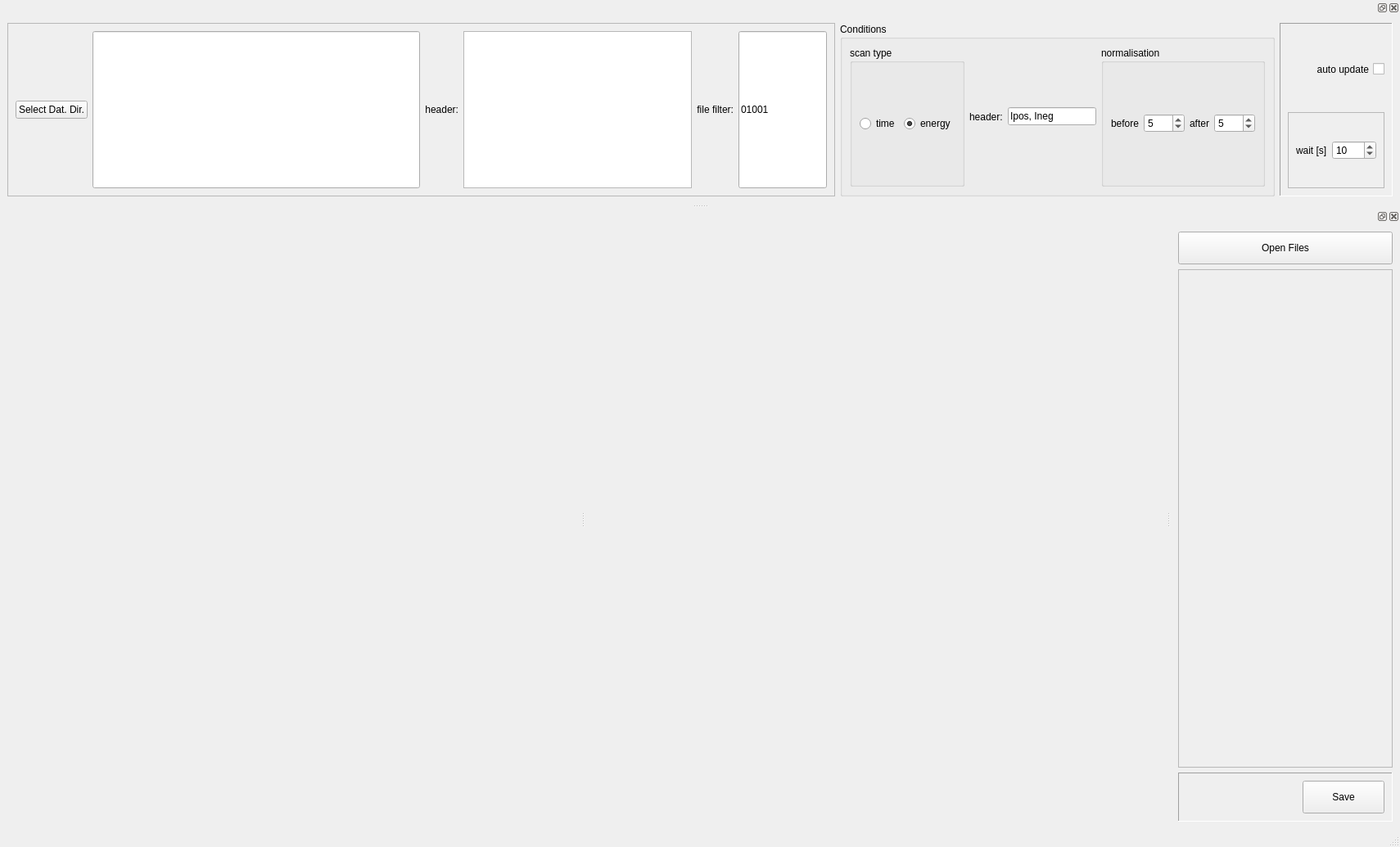
<?xml version="1.0" encoding="UTF-8"?>
<ui version="4.0">
 <class>MainWindow</class>
 <widget class="QMainWindow" name="MainWindow">
  <property name="geometry">
   <rect>
    <x>0</x>
    <y>0</y>
    <width>1710</width>
    <height>1035</height>
   </rect>
  </property>
  <property name="windowTitle">
   <string>MainWindow</string>
  </property>
  <widget class="QWidget" name="centralwidget">
   <layout class="QGridLayout" name="gridLayout">
    <item row="0" column="1">
     <widget class="QSplitter" name="splitter">
      <property name="orientation">
       <enum>Qt::Horizontal</enum>
      </property>
      <widget class="QWidget" name="widget" native="true">
       <widget class="QFrame" name="frame_2">
        <property name="geometry">
         <rect>
          <x>300</x>
          <y>130</y>
          <width>250</width>
          <height>50</height>
         </rect>
        </property>
        <property name="sizePolicy">
         <sizepolicy hsizetype="Minimum" vsizetype="Minimum">
          <horstretch>0</horstretch>
          <verstretch>0</verstretch>
         </sizepolicy>
        </property>
        <property name="minimumSize">
         <size>
          <width>250</width>
          <height>50</height>
         </size>
        </property>
        <property name="toolTip">
         <string>&lt;html&gt;&lt;head/&gt;&lt;body&gt;&lt;p&gt;Set the number of points for normalisation&lt;/p&gt;&lt;/body&gt;&lt;/html&gt;</string>
        </property>
        <property name="frameShape">
         <enum>QFrame::NoFrame</enum>
        </property>
        <property name="frameShadow">
         <enum>QFrame::Raised</enum>
        </property>
       </widget>
      </widget>
      <widget class="QWidget" name="widget_2" native="true"/>
     </widget>
    </item>
   </layout>
  </widget>
  <widget class="QMenuBar" name="menubar">
   <property name="geometry">
    <rect>
     <x>0</x>
     <y>0</y>
     <width>1710</width>
     <height>24</height>
    </rect>
   </property>
  </widget>
  <widget class="QStatusBar" name="statusbar"/>
  <widget class="QDockWidget" name="dockWidget">
   <property name="sizePolicy">
    <sizepolicy hsizetype="Preferred" vsizetype="Maximum">
     <horstretch>0</horstretch>
     <verstretch>0</verstretch>
    </sizepolicy>
   </property>
   <property name="minimumSize">
    <size>
     <width>1680</width>
     <height>244</height>
    </size>
   </property>
   <attribute name="dockWidgetArea">
    <number>4</number>
   </attribute>
   <widget class="QWidget" name="dockWidgetContents">
    <layout class="QHBoxLayout" name="horizontalLayout_7">
     <item>
      <widget class="QFrame" name="frame_3">
       <property name="frameShape">
        <enum>QFrame::StyledPanel</enum>
       </property>
       <property name="frameShadow">
        <enum>QFrame::Raised</enum>
       </property>
       <layout class="QHBoxLayout" name="horizontalLayout">
        <item>
         <widget class="QPushButton" name="pushButton_2">
          <property name="text">
           <string>Select Dat. Dir.</string>
          </property>
         </widget>
        </item>
        <item>
         <widget class="QLineEdit" name="lineEdit">
          <property name="sizePolicy">
           <sizepolicy hsizetype="Expanding" vsizetype="Minimum">
            <horstretch>0</horstretch>
            <verstretch>0</verstretch>
           </sizepolicy>
          </property>
          <property name="minimumSize">
           <size>
            <width>400</width>
            <height>40</height>
           </size>
          </property>
         </widget>
        </item>
        <item>
         <widget class="QLabel" name="label_6">
          <property name="text">
           <string>header:</string>
          </property>
          <property name="alignment">
           <set>Qt::AlignRight|Qt::AlignTrailing|Qt::AlignVCenter</set>
          </property>
         </widget>
        </item>
        <item>
         <widget class="QTextEdit" name="textEdit"/>
        </item>
        <item>
         <widget class="QLabel" name="label_5">
          <property name="text">
           <string>file filter:</string>
          </property>
          <property name="alignment">
           <set>Qt::AlignRight|Qt::AlignTrailing|Qt::AlignVCenter</set>
          </property>
         </widget>
        </item>
        <item>
         <widget class="QLineEdit" name="lE_filter">
          <property name="sizePolicy">
           <sizepolicy hsizetype="Minimum" vsizetype="Minimum">
            <horstretch>0</horstretch>
            <verstretch>0</verstretch>
           </sizepolicy>
          </property>
          <property name="minimumSize">
           <size>
            <width>80</width>
            <height>30</height>
           </size>
          </property>
          <property name="toolTip">
           <string>&lt;html&gt;&lt;head/&gt;&lt;body&gt;&lt;p&gt;put strings to filter files (ex: 01001)&lt;/p&gt;&lt;/body&gt;&lt;/html&gt;</string>
          </property>
          <property name="text">
           <string>01001</string>
          </property>
         </widget>
        </item>
       </layout>
      </widget>
     </item>
     <item>
      <widget class="QGroupBox" name="groupBox_2">
       <property name="title">
        <string>Conditions</string>
       </property>
       <layout class="QHBoxLayout" name="horizontalLayout_4">
        <item>
         <widget class="QGroupBox" name="groupBox">
          <property name="title">
           <string>scan type</string>
          </property>
          <layout class="QHBoxLayout" name="horizontalLayout_3">
           <item>
            <widget class="QRadioButton" name="rB_tscan">
             <property name="text">
              <string>time</string>
             </property>
            </widget>
           </item>
           <item>
            <widget class="QRadioButton" name="rB_escan">
             <property name="text">
              <string>energy</string>
             </property>
             <property name="checked">
              <bool>true</bool>
             </property>
            </widget>
           </item>
          </layout>
         </widget>
        </item>
        <item>
         <widget class="QLabel" name="label">
          <property name="text">
           <string>header:</string>
          </property>
         </widget>
        </item>
        <item>
         <widget class="QLineEdit" name="lineEdit_2">
          <property name="sizePolicy">
           <sizepolicy hsizetype="Minimum" vsizetype="Fixed">
            <horstretch>0</horstretch>
            <verstretch>0</verstretch>
           </sizepolicy>
          </property>
          <property name="minimumSize">
           <size>
            <width>100</width>
            <height>0</height>
           </size>
          </property>
          <property name="text">
           <string>Ipos, Ineg</string>
          </property>
         </widget>
        </item>
        <item>
         <widget class="QGroupBox" name="groupBox_3">
          <property name="title">
           <string>normalisation</string>
          </property>
          <layout class="QHBoxLayout" name="horizontalLayout_2">
           <item>
            <widget class="QLabel" name="label_2">
             <property name="text">
              <string>before</string>
             </property>
            </widget>
           </item>
           <item>
            <widget class="QSpinBox" name="spinBox">
             <property name="minimumSize">
              <size>
               <width>50</width>
               <height>0</height>
              </size>
             </property>
             <property name="minimum">
              <number>1</number>
             </property>
             <property name="maximum">
              <number>20</number>
             </property>
             <property name="value">
              <number>5</number>
             </property>
            </widget>
           </item>
           <item>
            <widget class="QLabel" name="label_3">
             <property name="text">
              <string>after</string>
             </property>
            </widget>
           </item>
           <item>
            <widget class="QSpinBox" name="spinBox_2">
             <property name="minimumSize">
              <size>
               <width>50</width>
               <height>0</height>
              </size>
             </property>
             <property name="minimum">
              <number>1</number>
             </property>
             <property name="maximum">
              <number>20</number>
             </property>
             <property name="value">
              <number>5</number>
             </property>
            </widget>
           </item>
          </layout>
         </widget>
        </item>
       </layout>
      </widget>
     </item>
     <item>
      <widget class="QFrame" name="frame">
       <property name="frameShape">
        <enum>QFrame::Panel</enum>
       </property>
       <property name="frameShadow">
        <enum>QFrame::Sunken</enum>
       </property>
       <layout class="QVBoxLayout" name="verticalLayout_2">
        <item>
         <widget class="QCheckBox" name="checkBox">
          <property name="sizePolicy">
           <sizepolicy hsizetype="Minimum" vsizetype="Minimum">
            <horstretch>0</horstretch>
            <verstretch>0</verstretch>
           </sizepolicy>
          </property>
          <property name="minimumSize">
           <size>
            <width>0</width>
            <height>80</height>
           </size>
          </property>
          <property name="layoutDirection">
           <enum>Qt::RightToLeft</enum>
          </property>
          <property name="text">
           <string>auto update</string>
          </property>
         </widget>
        </item>
        <item>
         <widget class="QFrame" name="frame_4">
          <property name="sizePolicy">
           <sizepolicy hsizetype="Preferred" vsizetype="Minimum">
            <horstretch>0</horstretch>
            <verstretch>0</verstretch>
           </sizepolicy>
          </property>
          <property name="minimumSize">
           <size>
            <width>0</width>
            <height>80</height>
           </size>
          </property>
          <property name="frameShape">
           <enum>QFrame::StyledPanel</enum>
          </property>
          <property name="frameShadow">
           <enum>QFrame::Raised</enum>
          </property>
          <layout class="QHBoxLayout" name="horizontalLayout_6">
           <item>
            <widget class="QLabel" name="label_4">
             <property name="text">
              <string>wait [s]</string>
             </property>
            </widget>
           </item>
           <item>
            <widget class="QSpinBox" name="spinBox_3">
             <property name="minimum">
              <number>1</number>
             </property>
             <property name="maximum">
              <number>3600</number>
             </property>
             <property name="value">
              <number>10</number>
             </property>
            </widget>
           </item>
          </layout>
         </widget>
        </item>
       </layout>
      </widget>
     </item>
    </layout>
   </widget>
  </widget>
  <widget class="QDockWidget" name="dockWidget_2">
   <property name="sizePolicy">
    <sizepolicy hsizetype="Minimum" vsizetype="Preferred">
     <horstretch>0</horstretch>
     <verstretch>0</verstretch>
    </sizepolicy>
   </property>
   <property name="minimumSize">
    <size>
     <width>280</width>
     <height>254</height>
    </size>
   </property>
   <attribute name="dockWidgetArea">
    <number>2</number>
   </attribute>
   <widget class="QWidget" name="dockWidgetContents_2">
    <layout class="QVBoxLayout" name="verticalLayout">
     <item>
      <widget class="QPushButton" name="pushButton">
       <property name="sizePolicy">
        <sizepolicy hsizetype="Minimum" vsizetype="Minimum">
         <horstretch>0</horstretch>
         <verstretch>0</verstretch>
        </sizepolicy>
       </property>
       <property name="minimumSize">
        <size>
         <width>0</width>
         <height>40</height>
        </size>
       </property>
       <property name="text">
        <string>Open Files</string>
       </property>
      </widget>
     </item>
     <item>
      <widget class="QScrollArea" name="scrollArea">
       <property name="frameShadow">
        <enum>QFrame::Raised</enum>
       </property>
       <property name="widgetResizable">
        <bool>true</bool>
       </property>
       <widget class="QWidget" name="scrollAreaWidgetContents">
        <property name="geometry">
         <rect>
          <x>0</x>
          <y>0</y>
          <width>254</width>
          <height>566</height>
         </rect>
        </property>
       </widget>
      </widget>
     </item>
     <item>
      <widget class="QFrame" name="frame_5">
       <property name="sizePolicy">
        <sizepolicy hsizetype="Preferred" vsizetype="Maximum">
         <horstretch>0</horstretch>
         <verstretch>0</verstretch>
        </sizepolicy>
       </property>
       <property name="minimumSize">
        <size>
         <width>0</width>
         <height>60</height>
        </size>
       </property>
       <property name="frameShape">
        <enum>QFrame::Panel</enum>
       </property>
       <property name="frameShadow">
        <enum>QFrame::Sunken</enum>
       </property>
       <layout class="QHBoxLayout" name="horizontalLayout_5">
        <item>
         <spacer name="horizontalSpacer_2">
          <property name="orientation">
           <enum>Qt::Horizontal</enum>
          </property>
          <property name="sizeHint" stdset="0">
           <size>
            <width>40</width>
            <height>20</height>
           </size>
          </property>
         </spacer>
        </item>
        <item>
         <widget class="QPushButton" name="pushButton_3">
          <property name="sizePolicy">
           <sizepolicy hsizetype="Minimum" vsizetype="Minimum">
            <horstretch>0</horstretch>
            <verstretch>0</verstretch>
           </sizepolicy>
          </property>
          <property name="minimumSize">
           <size>
            <width>100</width>
            <height>0</height>
           </size>
          </property>
          <property name="text">
           <string>Save</string>
          </property>
         </widget>
        </item>
       </layout>
      </widget>
     </item>
    </layout>
   </widget>
  </widget>
  <action name="actionnormalisation">
   <property name="text">
    <string>normalisation</string>
   </property>
  </action>
 </widget>
 <tabstops>
  <tabstop>rB_tscan</tabstop>
  <tabstop>rB_escan</tabstop>
  <tabstop>lineEdit_2</tabstop>
  <tabstop>spinBox</tabstop>
  <tabstop>spinBox_2</tabstop>
  <tabstop>checkBox</tabstop>
  <tabstop>lE_filter</tabstop>
  <tabstop>pushButton_2</tabstop>
  <tabstop>lineEdit</tabstop>
  <tabstop>pushButton</tabstop>
  <tabstop>scrollArea</tabstop>
 </tabstops>
 <resources/>
 <connections/>
</ui>
